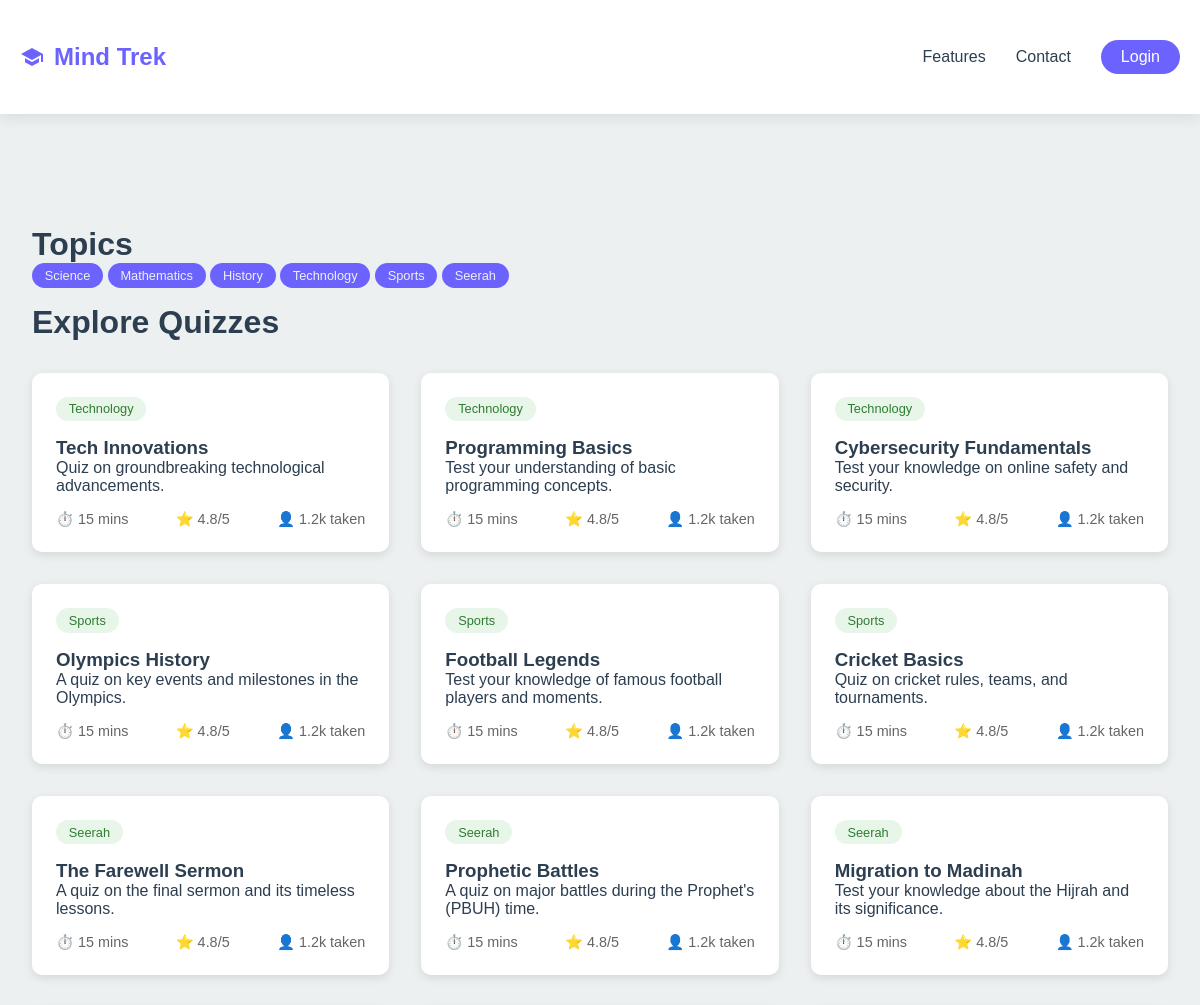
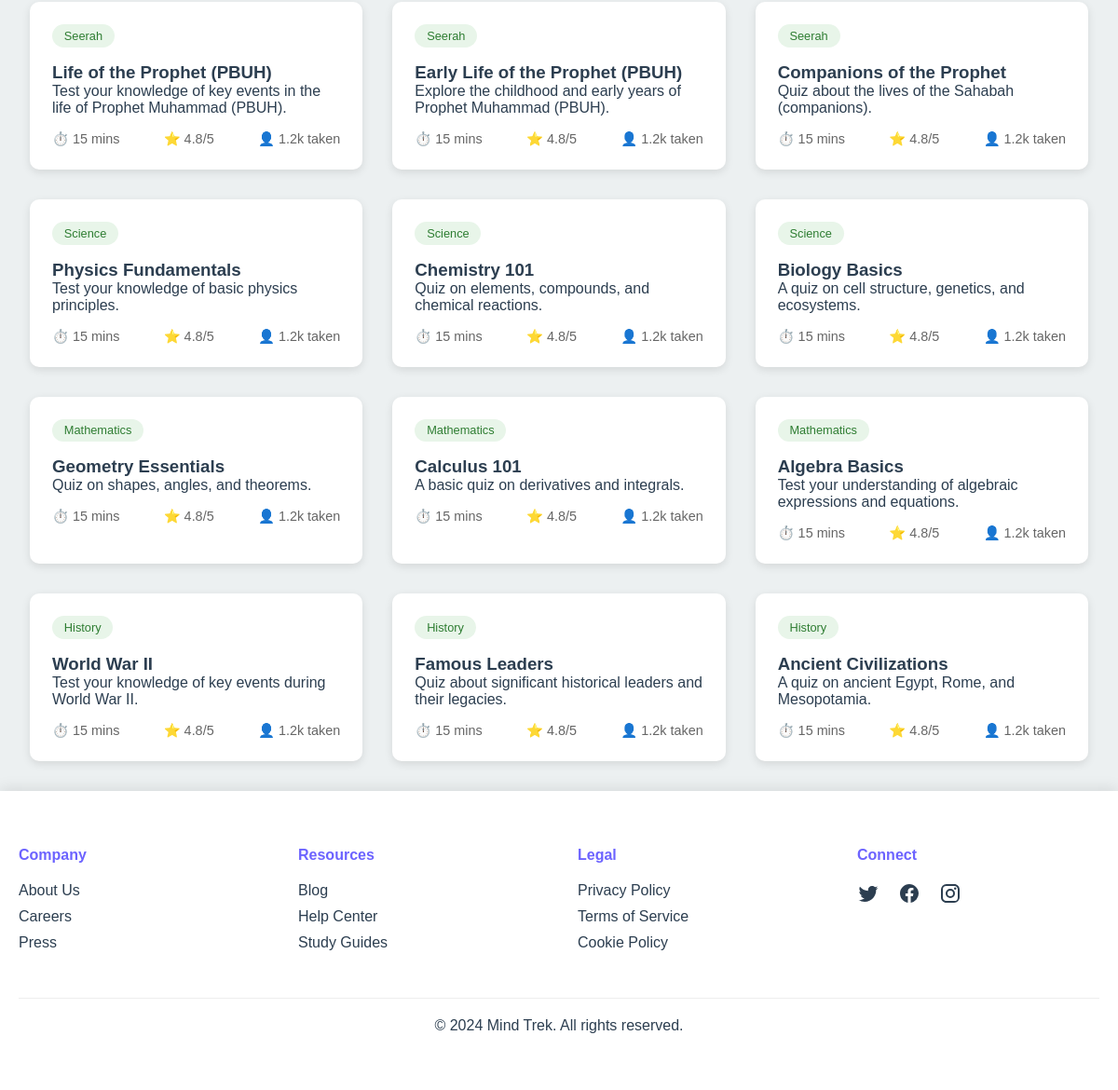
Page /quiz/quizzes/ on the committed database (2 pictures, top to bottom).
### quiz/models.py (models this page shows, shortened)
class Topic(models.Model):
    name = models.CharField(max_length=100, unique=True)
    description = models.TextField(blank=True, null=True)

class Quiz(models.Model):
    title = models.CharField(max_length=255)
    topic = models.ForeignKey(Topic, on_delete=models.CASCADE, related_name='quizzes')
    description = models.TextField(blank=True, null=True)
    created_at = models.DateTimeField(auto_now_add=True)

### quiz/views.py (the view)
# urls.py: path("quizzes/", views.quizzes, name="quizzes"),
def quizzes(request):
    topics = Topic.objects.all()
    quizes = Quiz.objects.all().order_by("-topic__name", "-title")
    return render(request, "quiz/quizzes.html", {"quizzes": quizes, "topics": topics})

### quiz/templates/quiz/quizzes.html (shortened to what this page needs)
{% extends "layout.html" %}
{% load static %}
{% block statics %}
    <link rel="stylesheet" href="{% static "css/quizzes.css" %}">
{% endblock statics %}
{% block content %}
<main class="main-content">
    <h1>Topics</h1>
    {% for topic in topics %}
        <a class="topic" href="#">{{ topic.name }}</a>
    {% endfor %}
    <h1>Explore Quizzes</h1>
    <div class="quiz-list">
        {% for quiz in quizzes %}
            <div class="quiz-item">
                <span class="difficulty easy">{{ quiz.topic.name }}</span>
                <h3>{{ quiz.title }}</h3>
                <p>{{ quiz.description }}</p>
                <div class="quiz-stats">
                    <span>⏱️ 15 mins</span>
                    <span>⭐ 4.8/5</span>
                    <span>👤 1.2k taken</span>
                </div>
            </div>
        {% endfor %}
    </div>
  </main>
{% endblock content %}

### static/css/general.css (style rules this page uses)
:root { --primary: #6C63FF; --secondary: #4CAF50; --dark: #2C3E50; --light: #ECF0F1; }
* { margin: 0; padding: 0; box-sizing: border-box; font-family: 'Poppins', sans-serif; }
body { background: var(--light); color: var(--dark); min-height: 100vh; display: flex; flex-direction: column; }

### static/css/quizzes.css (style rules this page uses)
.main-content { margin-top: 80px; padding: 2rem; max-width: 1200px; margin-left: auto; margin-right: auto; }
.quiz-list { display: grid; grid-template-columns: repeat(3, minmax(300px, 1fr)); gap: 2rem; margin-top: 2rem; }
.quiz-item { background: white; border-radius: 10px; padding: 1.5rem; box-shadow: 0 3px 10px rgba(0,0,0,0.1); transition: all 0.3s ease; cursor: pointer; }
.difficulty, .topic { display: inline-block; padding: 0.3rem 0.8rem; border-radius: 15px; font-size: 0.8rem; margin-bottom: 1rem; }
.topic { background-color: var(--primary); color: var(--light); text-decoration: none; }
.easy { background: #E8F5E9; color: #2E7D32; }
.quiz-stats { display: flex; justify-content: space-between; margin-top: 1rem; font-size: 0.9rem; color: #666; }

### rows in the picture
Topic: name "Science"
Topic: name "Mathematics"
Topic: name "History"
Topic: name "Technology"
Topic: name "Sports"
Topic: name "Seerah"
Quiz: topic.name "Technology", title "Tech Innovations", description "Quiz on groundbreaking technological advancements."
Quiz: topic.name "Technology", title "Programming Basics", description "Test your understanding of basic programming concepts."
Quiz: topic.name "Technology", title "Cybersecurity Fundamentals", description "Test your knowledge on online safety and security."
Quiz: topic.name "Sports", title "Olympics History", description "A quiz on key events and milestones in the Olympics."
Quiz: topic.name "Sports", title "Football Legends", description "Test your knowledge of famous football players and moments."
Quiz: topic.name "Sports", title "Cricket Basics", description "Quiz on cricket rules, teams, and tournaments."
Quiz: topic.name "Seerah", title "The Farewell Sermon", description "A quiz on the final sermon and its timeless lessons."
Quiz: topic.name "Seerah", title "Prophetic Battles", description "A quiz on major battles during the Prophet's (PBUH) time."
Quiz: topic.name "Seerah", title "Migration to Madinah", description "Test your knowledge about the Hijrah and its significance."
Quiz: topic.name "Seerah", title "Life of the Prophet (PBUH)", description "Test your knowledge of key events in the life of Prophet Muhammad (PBUH)."
Quiz: topic.name "Seerah", title "Early Life of the Prophet (PBUH)", description "Explore the childhood and early years of Prophet Muhammad (PBUH)."
Quiz: topic.name "Seerah", title "Companions of the Prophet", description "Quiz about the lives of the Sahabah (companions)."
Quiz: topic.name "Science", title "Physics Fundamentals", description "Test your knowledge of basic physics principles."
Quiz: topic.name "Science", title "Chemistry 101", description "Quiz on elements, compounds, and chemical reactions."
Quiz: topic.name "Science", title "Biology Basics", description "A quiz on cell structure, genetics, and ecosystems."
Quiz: topic.name "Mathematics", title "Geometry Essentials", description "Quiz on shapes, angles, and theorems."
Quiz: topic.name "Mathematics", title "Calculus 101", description "A basic quiz on derivatives and integrals."
Quiz: topic.name "Mathematics", title "Algebra Basics", description "Test your understanding of algebraic expressions and equations."
Quiz: topic.name "History", title "World War II", description "Test your knowledge of key events during World War II."
Quiz: topic.name "History", title "Famous Leaders", description "Quiz about significant historical leaders and their legacies."
Quiz: topic.name "History", title "Ancient Civilizations", description "A quiz on ancient Egypt, Rome, and Mesopotamia."
